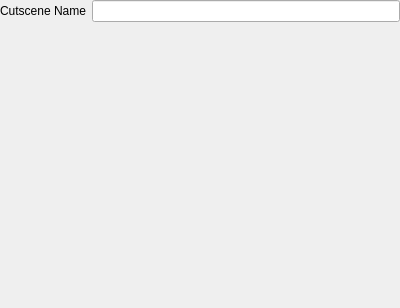
<?xml version="1.0" encoding="UTF-8"?>
<ui version="4.0">
 <class>WizardPageCutscene</class>
 <widget class="QWizardPage" name="WizardPageCutscene">
  <property name="geometry">
   <rect>
    <x>0</x>
    <y>0</y>
    <width>400</width>
    <height>308</height>
   </rect>
  </property>
  <property name="windowTitle">
   <string>WizardPage</string>
  </property>
  <property name="title">
   <string>New Cutscene</string>
  </property>
  <layout class="QVBoxLayout" name="verticalLayout">
   <property name="leftMargin">
    <number>0</number>
   </property>
   <property name="topMargin">
    <number>0</number>
   </property>
   <property name="rightMargin">
    <number>0</number>
   </property>
   <property name="bottomMargin">
    <number>0</number>
   </property>
   <item>
    <layout class="QFormLayout" name="formLayout">
     <item row="0" column="1">
      <widget class="QLineEdit" name="lineEditName"/>
     </item>
     <item row="0" column="0">
      <widget class="QLabel" name="label">
       <property name="text">
        <string>Cutscene Name</string>
       </property>
      </widget>
     </item>
    </layout>
   </item>
  </layout>
 </widget>
 <resources/>
 <connections/>
</ui>
